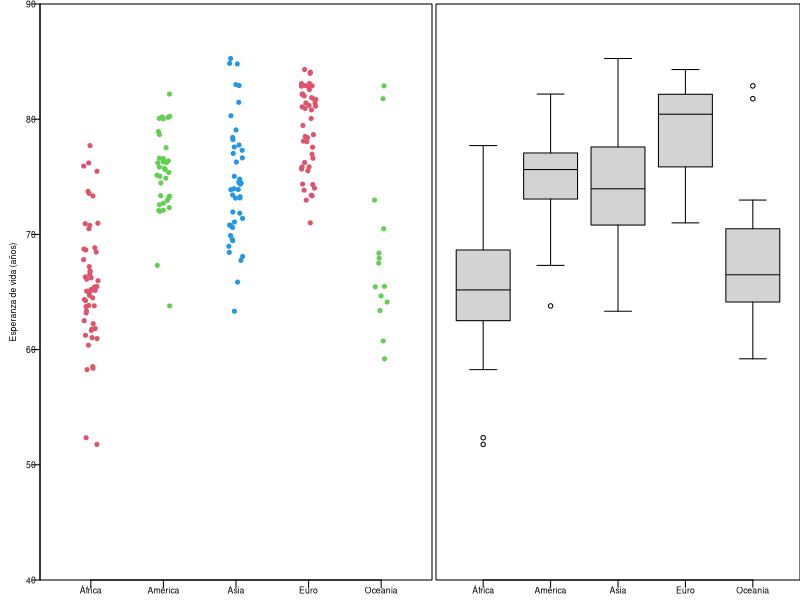

Write R code to recreate this figure.
datosGapminder <- read.csv2("datosGapminder.csv")
x = subset(datosGapminder, anio==2019)
t = 0.6

png("boxplotEstratificado1.png", width=1250, height=650, res = 300)

par(mar = c(1, 2, 0.2, 0), fig=c(0, 0.54, 0, 1))
boxplot(EspVida~ Cont, x,
        col = "white", medcol="white", staplecol="white",
        boxcol = "white", whiskcol = "white",
        outline = F, cex=t, ylab = "", xlab = "", ylim = c(40, 90), 
        xaxt='n', yaxt='n',  xaxs="i", yaxs="i",main = "")
        
stripchart(EspVida ~ Cont,
           data = x,
           method = "jitter",
           pch = 19,
           col = 2:4,
           vertical = TRUE,
           add = TRUE, cex=t-0.05)
axis(1, at=1:5, labels = c("África", "América", "Asia", "Euro", "Oceanía"), tck=-0.02, las=1, cex.axis=t-0.08, padj = -3.2)
axis(2, seq(40, 90, by=10), tck=-0.02, las=1, cex.axis=t-0.08, hadj = -0.6, xpd = NA)
mtext(side = 2, text = "Esperanza de vida (años)", line = 1, cex=t-0.08)

par(mar = c(1, 0.2, 0.2, 0), fig=c(0.54, 1, 0, 1), new = TRUE)
boxplot(EspVida ~ Cont, x,
        medlwd=1, whisklty = 1, cex=t, ylab = "", xlab = "", ylim = c(40, 90),
        xaxt='n', yaxt='n',  xaxs="i",  yaxs="i", main = "")
axis(1, at=1:5, labels = c("África", "América", "Asia", "Euro", "Oceanía"), tck=-0.02, las=1, cex.axis=t-0.08, padj = -3.2)
#axis(2, seq(30, 90, by=10), tck=-0.02, las=1, cex.axis=t-0.05, hadj = 1.5, xpd = NA)
#mtext(side = 2, text = "Esperanza de vida", line = 1, cex=t)

dev.off()
